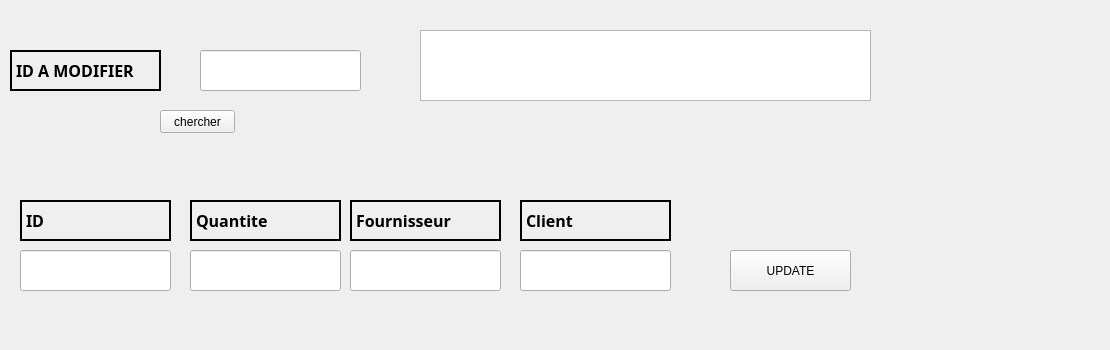
      <widget class="QWidget" name="tab_8">
       <attribute name="title">
        <string>modifier</string>
       </attribute>
       <widget class="QLabel" name="label_9">
        <property name="geometry">
         <rect>
          <x>0</x>
          <y>10</y>
          <width>1101</width>
          <height>331</height>
         </rect>
        </property>
        <property name="text">
         <string/>
        </property>
       </widget>
       <widget class="QLabel" name="label_10">
        <property name="geometry">
         <rect>
          <x>10</x>
          <y>50</y>
          <width>151</width>
          <height>41</height>
         </rect>
        </property>
        <property name="font">
         <font>
          <family>Arial Black</family>
          <pointsize>12</pointsize>
          <weight>75</weight>
          <bold>true</bold>
         </font>
        </property>
        <property name="contextMenuPolicy">
         <enum>Qt::DefaultContextMenu</enum>
        </property>
        <property name="frameShape">
         <enum>QFrame::WinPanel</enum>
        </property>
        <property name="text">
         <string>ID A MODIFIER</string>
        </property>
       </widget>
       <widget class="QLineEdit" name="lineEdit_r">
        <property name="geometry">
         <rect>
          <x>200</x>
          <y>50</y>
          <width>161</width>
          <height>41</height>
         </rect>
        </property>
       </widget>
       <widget class="QPushButton" name="search">
        <property name="geometry">
         <rect>
          <x>160</x>
          <y>110</y>
          <width>75</width>
          <height>23</height>
         </rect>
        </property>
        <property name="text">
         <string>chercher</string>
        </property>
       </widget>
       <widget class="QTableView" name="tableView_2">
        <property name="geometry">
         <rect>
          <x>420</x>
          <y>30</y>
          <width>451</width>
          <height>71</height>
         </rect>
        </property>
       </widget>
       <widget class="QLabel" name="label_11">
        <property name="geometry">
         <rect>
          <x>20</x>
          <y>200</y>
          <width>151</width>
          <height>41</height>
         </rect>
        </property>
        <property name="font">
         <font>
          <family>Arial Black</family>
          <pointsize>12</pointsize>
          <weight>75</weight>
          <bold>true</bold>
         </font>
        </property>
        <property name="contextMenuPolicy">
         <enum>Qt::DefaultContextMenu</enum>
        </property>
        <property name="frameShape">
         <enum>QFrame::WinPanel</enum>
        </property>
        <property name="text">
         <string>ID</string>
        </property>
       </widget>
       <widget class="QLabel" name="label_12">
        <property name="geometry">
         <rect>
          <x>190</x>
          <y>200</y>
          <width>151</width>
          <height>41</height>
         </rect>
        </property>
        <property name="palette">
         <palette>
          <active>
           <colorrole role="Base">
            <brush brushstyle="SolidPattern">
             <color alpha="255">
              <red>85</red>
              <green>0</green>
              <blue>127</blue>
             </color>
            </brush>
           </colorrole>
          </active>
          <inactive>
           <colorrole role="Base">
            <brush brushstyle="SolidPattern">
             <color alpha="255">
              <red>85</red>
              <green>0</green>
              <blue>127</blue>
             </color>
            </brush>
           </colorrole>
          </inactive>
          <disabled>
           <colorrole role="Base">
            <brush brushstyle="SolidPattern">
             <color alpha="255">
              <red>240</red>
              <green>240</green>
              <blue>240</blue>
             </color>
            </brush>
           </colorrole>
          </disabled>
         </palette>
        </property>
        <property name="font">
         <font>
          <family>Arial Black</family>
          <pointsize>12</pointsize>
          <weight>75</weight>
          <bold>true</bold>
         </font>
        </property>
        <property name="contextMenuPolicy">
         <enum>Qt::DefaultContextMenu</enum>
        </property>
        <property name="frameShape">
         <enum>QFrame::WinPanel</enum>
        </property>
        <property name="text">
         <string>Quantite</string>
        </property>
       </widget>
       <widget class="QLabel" name="label_13">
        <property name="geometry">
         <rect>
          <x>350</x>
          <y>200</y>
          <width>151</width>
          <height>41</height>
         </rect>
        </property>
        <property name="font">
         <font>
          <family>Arial Black</family>
          <pointsize>12</pointsize>
          <weight>75</weight>
          <bold>true</bold>
         </font>
        </property>
        <property name="contextMenuPolicy">
         <enum>Qt::DefaultContextMenu</enum>
        </property>
        <property name="frameShape">
         <enum>QFrame::WinPanel</enum>
        </property>
        <property name="text">
         <string>Fournisseur</string>
        </property>
       </widget>
       <widget class="QLabel" name="label_14">
        <property name="geometry">
         <rect>
          <x>520</x>
          <y>200</y>
          <width>151</width>
          <height>41</height>
         </rect>
        </property>
        <property name="font">
         <font>
          <family>Arial Black</family>
          <pointsize>12</pointsize>
          <weight>75</weight>
          <bold>true</bold>
         </font>
        </property>
        <property name="contextMenuPolicy">
         <enum>Qt::DefaultContextMenu</enum>
        </property>
        <property name="frameShape">
         <enum>QFrame::WinPanel</enum>
        </property>
        <property name="text">
         <string>Client</string>
        </property>
       </widget>
       <widget class="QLineEdit" name="lineEdit_u4">
        <property name="geometry">
         <rect>
          <x>520</x>
          <y>250</y>
          <width>151</width>
          <height>41</height>
         </rect>
        </property>
       </widget>
       <widget class="QLineEdit" name="lineEdit_u3">
        <property name="geometry">
         <rect>
          <x>350</x>
          <y>250</y>
          <width>151</width>
          <height>41</height>
         </rect>
        </property>
       </widget>
       <widget class="QLineEdit" name="lineEdit_u2">
        <property name="geometry">
         <rect>
          <x>190</x>
          <y>250</y>
          <width>151</width>
          <height>41</height>
         </rect>
        </property>
       </widget>
       <widget class="QLineEdit" name="lineEdit_u1">
        <property name="geometry">
         <rect>
          <x>20</x>
          <y>250</y>
          <width>151</width>
          <height>41</height>
         </rect>
        </property>
       </widget>
       <widget class="QPushButton" name="update">
        <property name="geometry">
         <rect>
          <x>730</x>
          <y>250</y>
          <width>121</width>
          <height>41</height>
         </rect>
        </property>
        <property name="text">
         <string>UPDATE</string>
        </property>
       </widget>
      </widget>
